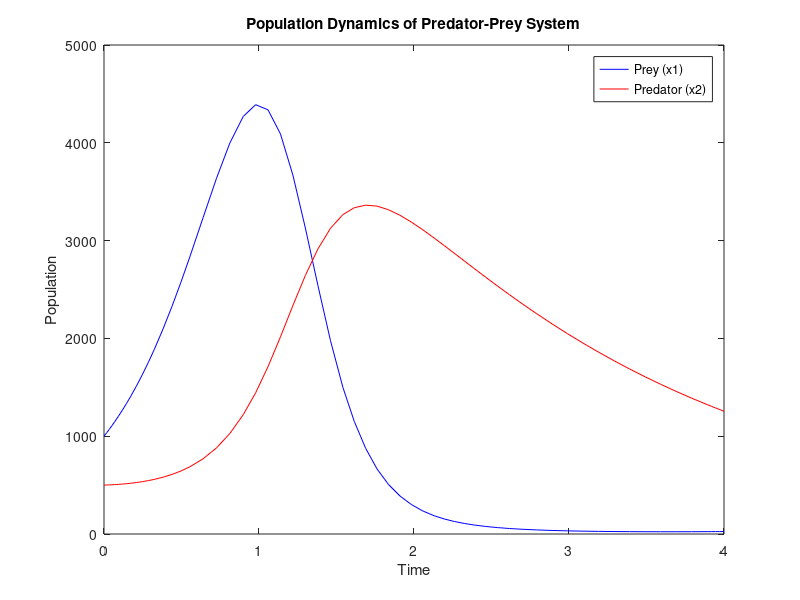

This chart was generated by the following MATLAB code:
k1 = 3;
k2 = 0.002;
k3 = 0.0006;
k4 = 0.5;
x1_0 = 1000;
x2_0 = 500;
tspan = [0 4];
ode = @(t, x) [k1*x(1) - k2*x(1)*x(2); k3*x(1)*x(2) - k4*x(2)];
[t, populations] = ode45(ode, tspan, [x1_0, x2_0]);
plot(t, populations(:, 1), 'b', t, populations(:, 2), 'r');
xlabel('Time');
ylabel('Population');
legend('Prey (x1)', 'Predator (x2)');
title('Population Dynamics of Predator-Prey System');